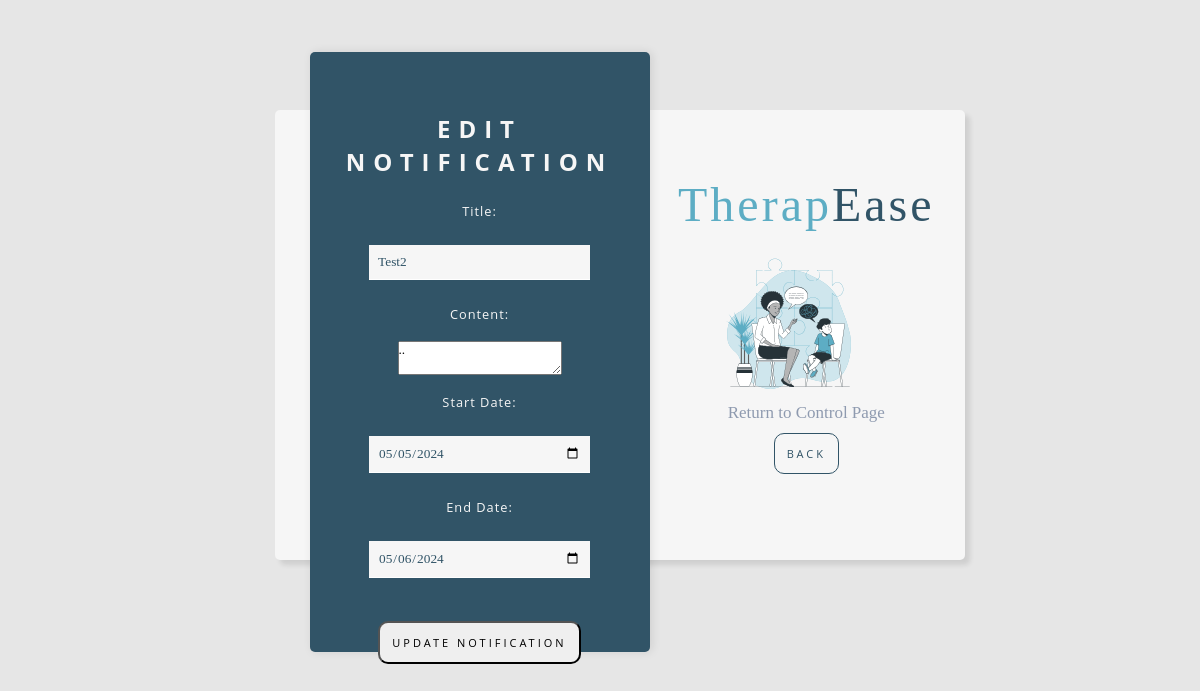
The page /admin_panel/adminView/edit_notification.php?id=23 on the database its author committed.
### tables this page shows
CREATE TABLE `notifications` (
  `id` int(11) NOT NULL,
  `title` varchar(255) NOT NULL,
  `content` text NOT NULL,
  `start_date` date NOT NULL,
  `end_date` date NOT NULL,
  `isAdmin` tinyint(1) DEFAULT 0
);

### admin_panel/adminView/edit_notification.php (the view, shortened to what this page needs)
<?php
include_once "../inc/connections.php";
if(isset($_GET['id'])) {
    $advertisement_id = $_GET['id'];
    $sql = "SELECT * FROM notifications WHERE id = $advertisement_id";
    $result = mysqli_query($conn, $sql);
    if(mysqli_num_rows($result) > 0) {
        $advertisement = mysqli_fetch_assoc($result);
    } else {
        echo "notification not found.";
        exit;
    }
} else {
    echo "notification ID not provided.";
    exit;
}
?>
<!DOCTYPE html>
<html lang="en">
<head>
    <link rel="stylesheet" href="add.css">
</head>
<body>
<div class="container">
  <div class="welcome">
    <div class="bluebox">
      <div class="signin">
        <h1>Edit Notification</h1>
<form method="post">
    <label for="title">Title:</label><br>
    <input type="text" id="title" name="title" value="<?php echo $advertisement['title']; ?>"><br>
    <label for="content">Content:</label><br>
    <textarea id="content" name="content"><?php echo $advertisement['content']; ?></textarea><br>
    <label for="start_date">Start Date:</label><br>
    <input type="date" id="start_date" name="start_date" value="<?php echo $advertisement['start_date']; ?>"><br>
    <label for="end_date">End Date:</label><br>
    <input type="date" id="end_date" name="end_date" value="<?php echo $advertisement['end_date']; ?>"><br><br>
    <button type="submit">Update Notification</button>
</form>
</div>
    </div>
    <div class="rightbox">
      <h2 class="title"><span>Therap</span>Ease</h2>
      <img class="imag" src="Autism-bro.svg"/>
      <p class="account">Return to Control Page</p>
      <button class="button" onclick="window.location.href='../admin.php';">Back</button>
    </div>
    </div>
 </div>
</body>
</html>

### admin_panel/adminView/add.css (style rules this page uses)
* { margin: 0; padding: 0; box-sizing: border-box; font-family: 'K2D' ; }
body { background:#e6e6e6; }
.container { margin: auto; width: 650px; height: 550px; position: relative; }
.welcome { background: #f6f6f6; width: 650px; height: 415px; position: absolute; top: 25%; border-radius: 5px; box-shadow: 5px 5px 5px rgba(0,0,0,.1); }
.bluebox { position: absolute; top: -10%; left: 5%; background: #315467; width: 320px; height: 500px; border-radius: 5px; box-shadow: 2px 0 10px rgba(0,0,0,.1); transition: all .5s ease-in-out; z-index: 2; }
.rightbox { position: absolute; width: 50%; right: -2%; }
h1 { font-family: 'Open Sans', sans-serif; text-align: center; margin-top: 60px; text-transform: uppercase; color: #f6f6f6; font-size: 1.5em; letter-spacing: 8px; padding-bottom: 1.5rem; }
.title { font-family: 'K2D'; color: #315467; font-size: 3em; line-height: 1.1em; letter-spacing: 3px; text-align: center; font-weight: 300; margin-top: 20%; }
.account { margin-top: 45%; font-size: 17px; text-align: center; padding-top: 1rem; color: #8E9AAF; }
span { color: #5dadc4; }
.imag { position: absolute; width: 140px; height: 140px; top: 40%; left: 25%; opacity: 1; }
button { padding: 12px; font-family: 'Open Sans', sans-serif; text-transform: uppercase; letter-spacing: 3px; font-size: 11px; border-radius: 10px; margin: auto; outline: none; display: block; }
.button { margin-top: 3%; background: #f6f6f6; color: #315467; border: solid 1px #315467; }
form { display: flex; align-items: center; flex-direction: column; padding-top:0px; }
input { background: #f6f6f6; width: 65%; color: #315467; border: none; border-bottom: 1px solid #fff; padding: 9px; margin: 7px; }
label { font-family: 'Open Sans', sans-serif; color: #f6f6f6; font-size: 0.8rem; letter-spacing: 1px; }
@media (min-width:475px) { .container { max-width: 475px; } }
@media (min-width: 640px) { .container { max-width: 640px; } }
@media (min-width: 768px) { .container { max-width: 768px; } }
@media (min-width: 1024px) { .container { max-width: 1024px; } }

### admin_panel/adminView/edit_notification.php (style rules this page uses)
.bluebox { width: 340px; height: 600px; top: -13%; }
.welcome { width: 690px; height: 450px; top: 20%; }

### rows shown on the page
notifications: title "Test2", content "..", start_date "05/05/2024", end_date "05/06/2024"
